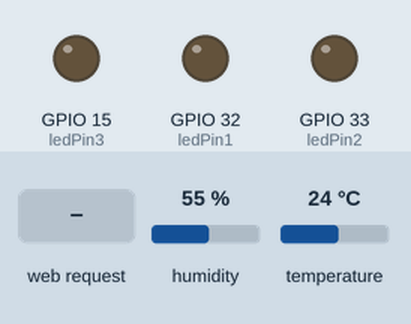
A sketch run on a simulated ESP32. Shown: output pins drawn as LEDs (lit = HIGH). The inputs (shaded band) are chosen by the test bench; at power-on: humidity 55 %, temperature 24 °C. WiFi joins after 1.5 s; servers stay silent unless stated; what the sketch prints to the serial monitor is not drawn.

Above: at 2.7 s.
2.8 s: HTTP request GET /LED1=ON received
At 3.6 s:
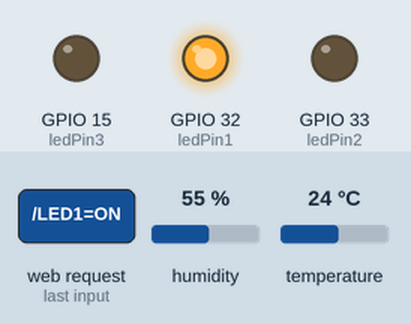
4.3 s: HTTP request GET /LED2=ON received
At 5.1 s:
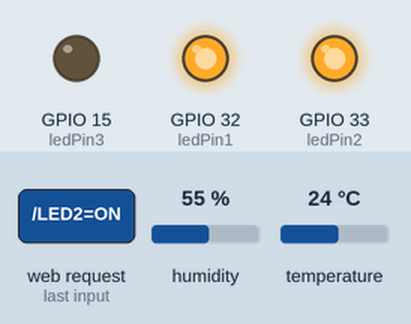
5.8 s: HTTP request GET /LED1=OFF received
At 7.0 s:
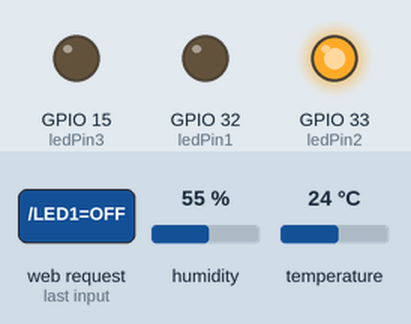
7.3 s: HTTP request GET /LED3=ON received
At 8.5 s:
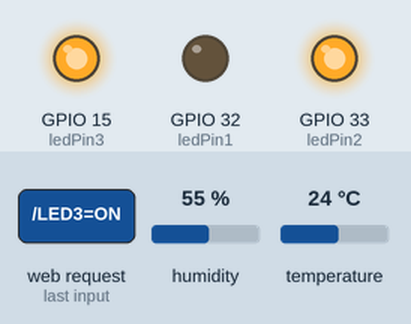
8.8 s: HTTP request GET /LED2=OFF received
At 9.3 s:
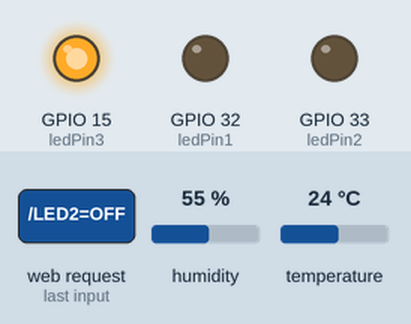
10.3 s: HTTP request GET /LED3=OFF received
At 10.8 s:
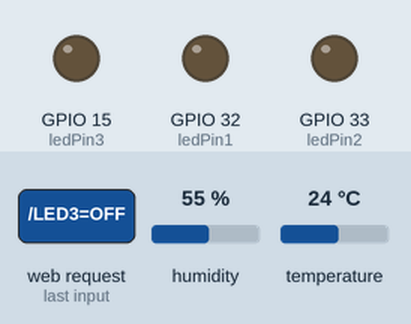
Timing chart, 0 to 12.8 s (numbered marks = the images above; inputs shaded):
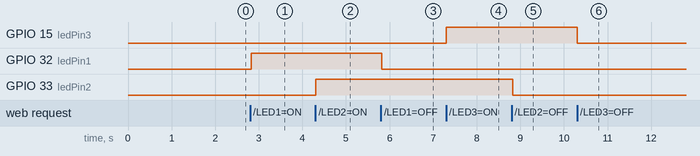

The sketch:

3led_wifi.ino
```cpp
#include <WiFi.h>
#include "DHT.h"
#define DHTPIN 18
#define DHTTYPE DHT11
const char* ssid = "hotspot";
const char* password = "11223344";
DHT dht(DHTPIN, DHTTYPE);

int ledPin1 = 32;
int ledPin2 = 33;
int ledPin3 = 15;


WiFiServer server(80);

void setup() {
  Serial.begin(115200);
  delay(10);
  dht.begin();
  pinMode(ledPin1, OUTPUT);
  pinMode(ledPin2, OUTPUT);
  pinMode(ledPin3, OUTPUT);

  digitalWrite(ledPin1, LOW);
  digitalWrite(ledPin2, LOW);
  digitalWrite(ledPin3, LOW);

  // Connect to WiFi network
  Serial.println();
  Serial.println();
  Serial.print("Connecting to ");
  Serial.println(ssid);

  WiFi.begin(ssid, password);

  while (WiFi.status() != WL_CONNECTED) {
    delay(500);
    Serial.print(".");
  }
  Serial.println("");
  Serial.println("WiFi connected");

  // Start the server
  server.begin();
  Serial.println("Server started");

  // Print the IP address
  Serial.print("Use this URL to connect: ");
  Serial.print("http://");
  Serial.print(WiFi.localIP());
  Serial.println("/");
}

void loop() {
  // Check if a client has connected
  WiFiClient client = server.available();
  if (!client) {
    return;
  }

  // Wait until the client sends some data
  Serial.println("new client");
  while(!client.available()){
    delay(1);
  }

  // Read the first line of the request
  String request = client.readStringUntil('\r');
  Serial.println(request);
  client.flush();

  // Match the request
  int value = LOW;
  //temperature and humidity
  float h=dht.readHumidity();
  float t=dht.readTemperature();

  // Control LED 1
  if (request.indexOf("/LED1=ON") != -1)  {
    digitalWrite(ledPin1, HIGH);
    value = HIGH;
  } else if(request.indexOf("/LED1=OFF") != -1) {
    digitalWrite(ledPin1, LOW);
    value = LOW;
  }

  // Control LED 2
  if (request.indexOf("/LED2=ON") != -1)  {
    digitalWrite(ledPin2, HIGH);
    value = HIGH;
  } else if(request.indexOf("/LED2=OFF") != -1) {
    digitalWrite(ledPin2, LOW);
    value = LOW;
  }

  // Control LED 3
  if (request.indexOf("/LED3=ON") != -1)  {
    digitalWrite(ledPin3, HIGH);
    value = HIGH;
  } else if(request.indexOf("/LED3=OFF") != -1) {
    digitalWrite(ledPin3, LOW);
    value = LOW;
  }

  // Return the response
  client.println("HTTP/1.1 200 OK");
  client.println("Content-Type: text/html");
  client.println(""); // do not forget this one
  client.println("<!DOCTYPE HTML>");
  client.println("<html>");

  // if(digitalRead(ledPin1) == HIGH) {
  //   client.print("On");
  // }
  // client.println("<br><br>");

  // if(digitalRead(ledPin2) == HIGH) {
  //   client.print("On");
  // }
  // client.println("<br><br>");

  // if(digitalRead(ledPin3) == HIGH) {
  //   client.print("On");
  // }
  client.println("<br><br>");

  // Buttons to control each LED
  client.println("<a href=\"/LED1=ON\"><button>Turn On</button></a>");
  client.println("<a href=\"/LED1=OFF\"><button>Turn Off</button></a><br />");

  client.println("<a href=\"/LED2=ON\"><button>Turn On</button></a>");
  client.println("<a href=\"/LED2=OFF\"><button>Turn Off</button></a><br />");

  client.println("<a href=\"/LED3=ON\"><button>Turn On</button></a>");
  client.println("<a href=\"/LED3=OFF\"><button>Turn Off</button></a><br />");


  client.println("</html>");

  delay(1);
  Serial.println("Client disconnected");
  Serial.println("");


  Serial.println(F("Humidity: "));
  Serial.println(h);
  Serial.println(F("% Temperature "));
  Serial.print(t);
  Serial.println(F("C "));

}
```

Measured:
- after the input at 2.8 s, GPIO 32 (ledPin1): LOW → HIGH at once
- after the input at 4.3 s, GPIO 33 (ledPin2): LOW → HIGH at once
- after the input at 5.8 s, GPIO 32 (ledPin1): HIGH → LOW at once
- after the input at 7.3 s, GPIO 15 (ledPin3): LOW → HIGH at once
- after the input at 8.8 s, GPIO 33 (ledPin2): HIGH → LOW at once
- after the input at 10.3 s, GPIO 15 (ledPin3): HIGH → LOW at once
